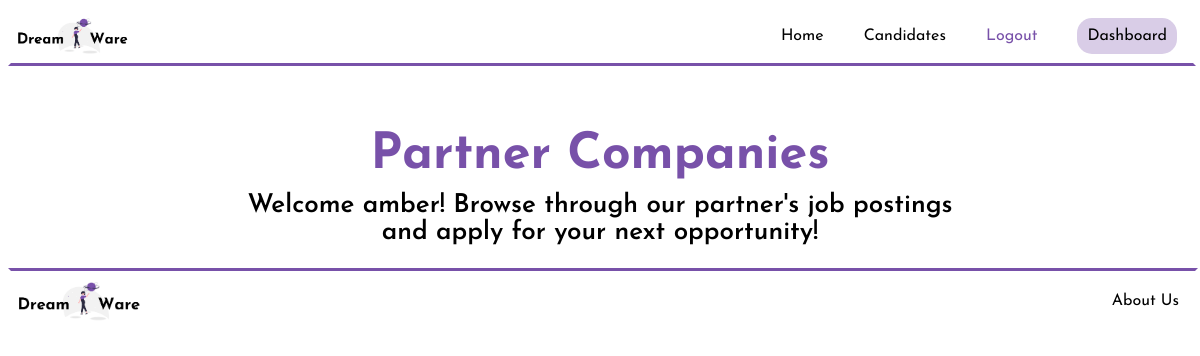
/memberJobBoard/ (signed in), run on an earlier commit of the app's database.
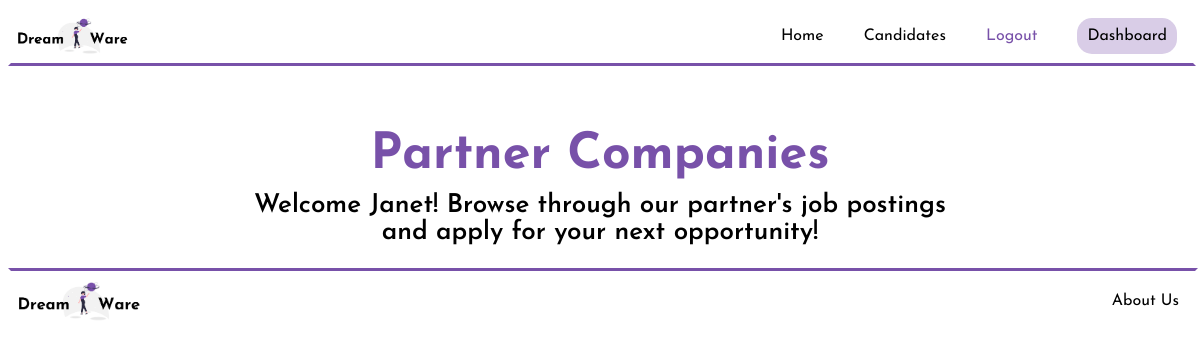
And on a later commit of the database.
### dashboard/models.py (models this page shows, shortened)
class CustomUser(AbstractBaseUser, PermissionsMixin):
    def validate_email(value):
        valid_emails = [
            '@gmail.com',
            '@outlook.com',
            '@yahoo.com',
            '@protonmail.com',
            '@aol.com',
            '@icloud.com',
        ]
        for x in valid_emails:
            if x in value:
                return value
            else:
                raise ValidationError("Email Field only accepts gmail, outlook, yahoo, aol and icloud addressees.")
    username = None
    email = models.EmailField(blank = False, unique = True, validators=[validate_email])
    first_name = models.CharField(blank = False,max_length=50)
    last_name = models.CharField(blank = False,max_length=50)
    is_admin = models.BooleanField(default = False)
    is_staff = models.BooleanField(default=False)
    is_active = models.BooleanField(default=True)
    is_company = models.BooleanField(blank=False,default=False)#Monitors companies active on platform
    date_joined = models.DateTimeField(default=timezone.now)
    USERNAME_FIELD = 'email'
    REQUIRED_FIELDS = ['first_name','last_name']
    objects = CustomUserManager()

### dashboard/views.py (the view)
# urls.py: path('memberJobBoard/', views.memberJobBoard, name='memberJobBoard'),
@login_required(login_url='/login/')
def memberJobBoard(request):
    return render(request, 'memberJobBoard.html') #renders the templates file

### templates/memberJobBoard.html (shortened to what this page needs)
<!DOCTYPE html>
<html lang="en">
    <head>
        {% load static %}
        <link rel="stylesheet" href="{% static 'style.css' %}">
    </head>
    <body>
        <main>
            <section class="greeting-section">
                <h1>Partner Companies</h1>
                <h2 class="subtitle"> Welcome {{user.first_name}}! Browse through our partner's job postings<br>
                    and apply for your next opportunity!
                </h2>
            </section>
        </main>
    </body>
    <footer-component></footer-component>
</html>

### static/style.css (style rules this page uses)
html,body { background-color: #ffffff; font-family: 'JosefinSans-regular', sans-serif; scroll-behavior: smooth; }
h1 { color: rgba(120, 81, 169); font-family: 'JosefinSans-bold',sans-serif; font-size: 50px; }
h2 { color: #000000; font-family: 'JosefinSans-semibold',sans-serif; font-size: 26px; }
.subtitle { margin-top: -30px; }
.greeting-section { padding-top: 5em; text-align: center; }

What changed in the data, as far as the page shows it:
changed CustomUser: first_name "amber" → "Janet"
